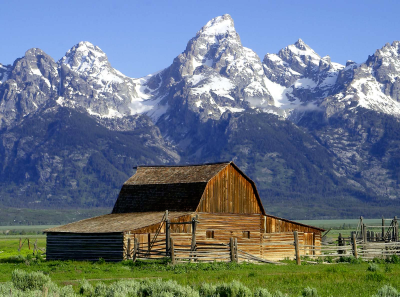
#> input picture barn_mountains.bmp, 400 x 297 px
$ python main.py
#> lines starting #> are read from the running program, lines starting #| are printed output that depends on the picture; long printed decimals are rounded
"""
Bruno Sequeira: 2020235721
Rui Santos: 2020225542
Tomás Dias: 2020215701

"""

import numpy as np
import matplotlib.pyplot as plt
import matplotlib.image as img
import matplotlib.colors as clr
import math
import scipy.fftpack as f
import cv2


fatorQ=100
nBlocos = 8

"peppers.bmp" "logo.bmp" "barn_mountains.bmp"
a_ver = "barn_mountains.bmp"

matrizQuantY = np.array([[16, 11, 10, 16, 24, 40, 51, 61],
                         [12, 12, 14, 19, 26, 58, 60, 55],
                         [14, 13, 16, 24, 40, 57, 69, 56],
                         [14, 17, 22, 29, 51, 87, 80, 62],
                         [18, 22, 37, 56, 68, 109, 103, 77],
                         [24, 35, 55, 64, 81, 104, 113, 92],
                         [49, 64, 78, 87, 103, 121, 120, 101],
                         [72, 92, 95, 98, 112, 100, 103, 99]])

matrizQuantCbCr = np.array([[17, 18, 24, 47, 99, 99, 99, 99],
                            [18, 21, 26, 66, 99, 99, 99, 99],
                            [24, 26, 56, 99, 99, 99, 99, 99],
                            [47, 66, 99, 99, 99, 99, 99, 99],
                            [99, 99, 99, 99, 99, 99, 99, 99],
                            [99, 99, 99, 99, 99, 99, 99, 99],
                            [99, 99, 99, 99, 99, 99, 99, 99],
                            [99, 99, 99, 99, 99, 99, 99, 99]])

matrix = np.array([[0.299, 0.587, 0.114], [-0.168736, -0.331264, 0.5], [0.5, -0.418688, -0.081312]])


def encoder(bmp):
    image = readImage(bmp)
    line = image.shape[0]
    col = image.shape[1]

    # colormap
    redCm = colorMap('red', [(0, 0, 0), (1, 0, 0)], 256)
    greenCm = colorMap('green', [(0, 0, 0), (0, 1, 0)], 256)
    blueCm = colorMap('blue', [(0, 0, 0), (0, 0, 1)], 256)

    # 3.4 e 3.5: separacao das componentes RGB e visualizacao com o seu colorMap
    r, g, b = rgbComp(image)
    show(r, "Canal R com colorMap vermelho", redCm)
    show(g, "Canal G com colorMap verde", greenCm)
    show(b, "Canal B com colorMap azul", blueCm)

    pimage = padding(image)

    r, g, b = rgbComp(pimage)

    Y, Cb, Cr = rgbToYCbCr(r, g, b)

    # mostraYCbCr(Y,Cb,Cr)

    grayCm = colorMap('gray', [(0, 0, 0), (1, 1, 1)], 256)

    show(Y, "canal y no colormap cinza", grayCm)
    show(Cb, "canal cb no colormap cinza", grayCm)
    show(Cr, "canal cr no colormap cinza", grayCm)

    Y_d, Cb_d, Cr_d = downsampling(Y, Cb, Cr, 4, 2, 2, grayCm)

    # Escolher 0,8,64 para aplicar a imagem inteira, blocos 8x8 e blocos 64x64 respetivamente
    Y_dct, Cb_dct, Cr_dct = dctblocos(Y_d, Cb_d, Cr_d, nBlocos, grayCm)

    Y_quant, Cb_quant, Cr_quant, matrizQuantY2, matrizQuantCbCr2 = quantizacao(Y_dct, Cb_dct, Cr_dct, nBlocos, grayCm, fatorQ,
                                                                               True)
    Y_dpcm,Cb_dpcm,Cr_dpcm = codificao_dpcm(Y_quant, Cb_quant, Cr_quant,nBlocos,0,grayCm,True)

    return image , Y,line, col, Y_dpcm, Cb_dpcm, Cr_dpcm, matrizQuantY2, matrizQuantCbCr2


def decoder(line, col, Y_dpcm, Cb_dpcm, Cr_dpcm, matrizQuantY2, matrizQuantCbCr2):
    grayCm = colorMap('gray', [(0, 0, 0), (1, 1, 1)], 256)

    Y_quant,Cb_quant,Cr_quant = codificao_dpcm(Y_dpcm, Cb_dpcm, Cr_dpcm,nBlocos,1,grayCm,True)

    Y_dct, Cb_dct, Cr_dt = inversoquantizacao(Y_quant, Cb_quant, Cr_quant, matrizQuantY2, matrizQuantCbCr2, nBlocos, grayCm,
                                              fatorQ, True)
    # Escolher 0,8,64 para aplicar a imagem inteira, blocos 8x8 e blocos 64x64 respetivamente
    Y_d, Cb_d, Cr_d = inversodctblocos(Y_dct, Cb_dct, Cr_dt, nBlocos, grayCm)

    y, cb, cr = upsampling(Y_d, Cb_d, Cr_d, 4, 2, 2, grayCm)

    r, g, b = YCbCrTorgb(y, cb, cr)

    # reconstroi imagem com padding
    pimage = rgbRecons(r, g, b)

    # tira o padding
    image = inversePadding(pimage, line, col)

    show(image, "imagem descomprimida")
    return image, y, cb, cr


# 3.1
def readImage(bmp):
    image = img.imread(bmp)
    return image


# 3.2
def colorMap(name, colours, value):
    cm = clr.LinearSegmentedColormap.from_list(name, colours, value)
    return cm


# 3.3
def show(image, title, colormap=None):
    plt.figure()
    plt.title(title)
    plt.imshow(image, colormap)
    plt.axis('off')
    plt.show()


# 3.4
def rgbComp(image):
    r = image[:, :, 0]
    g = image[:, :, 1]
    b = image[:, :, 2]
    return r, g, b


# 3.4
def rgbRecons(r, g, b):
    [nl, nc] = r.shape
    imgRec = np.zeros([nl, nc, 3], r.dtype)
    imgRec[:, :, 0] = r[:, :]
    imgRec[:, :, 1] = g[:, :]
    imgRec[:, :, 2] = b[:, :]
    return imgRec


# 4.1
def padding(image):
    [nLine, nColumns, x] = image.shape

    fillLines = 32 - nLine % 32
    fillColumns = 32 - nColumns % 32

    pimage = image
    if fillLines != 32:
        lastLine = pimage[nLine - 1, :][np.newaxis, :]
        repLine = np.repeat(lastLine, fillLines, axis=0)  # repete a ultima linha x vezes
        pimage = np.vstack((pimage, repLine))  # junta / concateneação
    if fillColumns != 32:
        lastColumn = pimage[:, nColumns - 1][:, np.newaxis]
        repColumn = np.repeat(lastColumn, fillColumns, axis=1)
        pimage = np.hstack((pimage, repColumn))
    return pimage


# 4.1
def inversePadding(pimage, nLines, nColumns):
    image = pimage[:nLines, :nColumns]
    return image


# 5.1
def rgbToYCbCr(r, g, b):
    # print("Pixel [0][0] antes: R:"+str(r[0][0])+" G:"+str(g[0][0])+" B:"+str(b[0][0]))
    Y = matrix[0][0] * r + matrix[0][1] * g + matrix[0][2] * b
    Cb = matrix[1][0] * r + matrix[1][1] * g + matrix[1][2] * b + 128
    Cr = matrix[2][0] * r + matrix[2][1] * g + matrix[2][2] * b + 128
    return Y, Cb, Cr


def mostraYCbCr(Y, Cb, Cr):
    ycbcr = np.zeros((Y.shape[0], Y.shape[1], 3), dtype=np.uint8)
    ycbcr[:, :, 0] = Y
    ycbcr[:, :, 1] = Cb
    ycbcr[:, :, 2] = Cr
    show(ycbcr, "Imagem em YCbCr")
    return ycbcr


# 5.1
def YCbCrTorgb(Y, Cb, Cr):
    matrixInv = np.linalg.inv(matrix)

    r = (matrixInv[0][0] * Y) + (matrixInv[0][1] * (Cb - 128)) + (matrixInv[0][2] * (Cr - 128))
    r[r > 255] = 255
    r[r < 0] = 0
    r = np.round(r).astype(np.uint8)

    g = (matrixInv[1][0] * Y) + (matrixInv[1][1] * (Cb - 128)) + (matrixInv[1][2] * (Cr - 128))
    g[g > 255] = 255
    g[g < 0] = 0
    g = np.round(g).astype(np.uint8)  # converte para int

    b = (matrixInv[2][0] * Y) + (matrixInv[2][1] * (Cb - 128)) + (matrixInv[2][2] * (Cr - 128))
    b[b > 255] = 255
    b[b < 0] = 0
    b = np.round(b).astype(np.uint8)

    # print("Pixel [0][0] depois: R:"+str(r[0][0])+" G:"+str(g[0][0])+" B:"+str(b[0][0]))

    return r, g, b


def downsampling(Y, Cr, Cb, fY, fCr, fCb, colormap):
    """
    Parameters:
    source: Input Image array (Single-channel, 8-bit or floating-point)
    dsize: Size of the output array
    dest: Output array (Similar to the dimensions and type of Input image array) [optional]
    fx: Scale factor along the horizontal axis  [optional]
    fy: Scale factor along the vertical axis  [optional]
    interpolation: One of the above interpolation methods  [optional]
    """
    Y_d = Y
    fy = 1
    if (fCb == 0):
        fy = fCr / fY
        fCb = fCr

    x1 = int(Cb.shape[1] * (fCb / fY))
    y2 = int(Cb.shape[0] * fy)
    dim1 = (x1, y2)

    x2 = int(Cr.shape[1] * (fCr / fY))
    y2 = int(Cr.shape[0] * fy)
    dim2 = (x2, y2)

    Cb_d = cv2.resize(Cb, dim1, fx=fCb / fY, fy=fy, interpolation=cv2.INTER_LINEAR)
    Cr_d = cv2.resize(Cr, dim2, fx=fCr / fY, fy=fy, interpolation=cv2.INTER_LINEAR)

    show(Y_d, "subamostragem Y", colormap)
    show(Cb_d, "subamostragem cb", colormap)
    show(Cr_d, "subamostragem cr", colormap)

    return Y_d, Cb_d, Cr_d


def upsampling(Y_d, Cr_d, Cb_d, fY, fCr, fCb, colormap):
    Y = Y_d
    fy = 1
    if (fCb == 0):
        fy = fY / fCr
        fCb = fCr

    x1 = int(Cb_d.shape[1] * (fY / fCb))
    y2 = int(Cb_d.shape[0] * (fy))
    dim1 = (x1, y2)

    x2 = int(Cr_d.shape[1] * (fY / fCr))
    y2 = int(Cr_d.shape[0] * (fy))
    dim2 = (x2, y2)

    Cb = cv2.resize(Cb_d, dim1, fx=fY / fCb, fy=fy, interpolation=cv2.INTER_LINEAR)
    Cr = cv2.resize(Cr_d, dim2, fx=fY / fCr, fy=fy, interpolation=cv2.INTER_LINEAR)

    #print(fy / fCb, fY / fCr, fy)
    #print(Cb.shape[0], Cb.shape[1], Cb_d.shape[0], Cb_d.shape[1])
    #print(Cr.shape[0], Cr.shape[1], Cr_d.shape[0], Cr_d.shape[1])

    show(Y, "reconstrucao Y", colormap)
    show(Cb, "reconstrucao cb", colormap)
    show(Cr, "reconstrucao cr", colormap)
    return Y, Cb, Cr


# 7.1

def dct(X):
    return f.dct(f.dct(X, norm="ortho").T, norm="ortho").T


def inversa_dct(X):
    return f.idct(f.idct(X, norm="ortho").T, norm="ortho").T


# funcao que percorre os canais e calcula a dct em bloco
def percorreDCTblocos(ch, blocos, dctORidct):
    ch_dct = np.zeros((ch.shape[0], ch.shape[1]))
    range1 = int(ch.shape[0] / blocos)
    range2 = int(ch.shape[1] / blocos)

    for i in range(range1):
        for j in range(range2):
            if (dctORidct == 1):
                ch_dct[i * blocos:i * blocos + blocos, j * blocos:j * blocos + blocos] = dct(
                    ch[i * blocos:i * blocos + blocos, j * blocos:j * blocos + blocos])
            else:
                ch_dct[i * blocos:i * blocos + blocos, j * blocos:j * blocos + blocos] = inversa_dct(
                    ch[i * blocos:i * blocos + blocos, j * blocos:j * blocos + blocos])

    return ch_dct


# 7.3
def dctblocos(Y_d, Cb_d, Cr_d, blocos, colormap):
    if (blocos == 0):
        Cb_dct = dct(Cb_d)
        Cr_dct = dct(Cr_d)
        Y_dct = dct(Y_d)
    else:
        Cb_dct = percorreDCTblocos(Cb_d, blocos, 1)
        Cr_dct = percorreDCTblocos(Cr_d, blocos, 1)
        Y_dct = percorreDCTblocos(Y_d, blocos, 1)

    # visualização as imagens usando uma transformação logarítmica
    logY = np.log(np.abs(Y_dct) + 0.0001)
    logCb = np.log(np.abs(Cb_dct) + 0.0001)
    logCr = np.log(np.abs(Cr_dct) + 0.0001)

    titulo = str(blocos) + "x" + str(blocos)
    show(logY, "Canal Y com DCT em blocos " + titulo, colormap)
    show(logCb, "Canal Cb com DCT em blocos " + titulo, colormap)
    show(logCr, "Canal Cr com DCT em blocos " + titulo, colormap)
    return Y_dct, Cb_dct, Cr_dct


def inversodctblocos(Y_dct, Cb_dct, Cr_dct, blocos, colormap):
    if (blocos == 0):
        Cb_d = inversa_dct(Cb_dct)
        Cr_d = inversa_dct(Cr_dct)
        Y_d = inversa_dct(Y_dct)
    else:
        Cb_d = percorreDCTblocos(Cb_dct, blocos, 0)
        Cr_d = percorreDCTblocos(Cr_dct, blocos, 0)
        Y_d = percorreDCTblocos(Y_dct, blocos, 0)

    # visualização as imagens usando uma transformação logarítmica
    logY = np.log(np.abs(Y_d) + 0.0001)
    logCb = np.log(np.abs(Cb_d) + 0.0001)
    logCr = np.log(np.abs(Cr_d) + 0.0001)

    titulo = str(blocos) + "x" + str(blocos)
    show(logY, "(inverso) Canal Y com DCT em blocos " + titulo, colormap)
    show(logCb, " (inverso) Canal Cb com DCT em blocos " + titulo, colormap)
    show(logCr, "(inverso)Canal Cr com DCT em blocos " + titulo, colormap)

    return Y_d, Cb_d, Cr_d


# 8.1  e 8.2
def percorreQuantblocos(ch, blocos, colormap, matriz, titulo, tipo, imprime):
    ch_Quant = np.zeros((ch.shape[0], ch.shape[1]))
    range1 = int(ch.shape[0] / blocos)
    range2 = int(ch.shape[1] / blocos)

    for i in range(range1):
        for j in range(range2):
            if tipo == 1:
                ch_Quant[i * blocos:i * blocos + blocos, j * blocos:j * blocos + blocos] = np.round(
                    (ch[i * blocos:i * blocos + blocos, j * blocos:j * blocos + blocos] / matriz)).astype(int)
            else:
                ch_Quant[i * blocos:i * blocos + blocos, j * blocos:j * blocos + blocos] = (ch[
                                                                                           i * blocos:i * blocos + blocos,
                                                                                           j * blocos:j * blocos + blocos] * matriz).astype(float)

    if (imprime):
        log = np.log(np.abs(ch_Quant) + 0.0001)
        show(log, titulo, colormap=colormap)
    return ch_Quant


def fatorQualidade(qf, matriz):
    if qf >= 50:
        sf = (100 - qf) / 50
    else:
        sf = 50 / qf

    if sf == 0:
        qs = np.ones((matriz.shape[0], matriz.shape[1]))
        qs = np.round(qs).astype(np.uint8)
        return qs
    else:
        qs = matriz * sf
        qs[qs > 255] = 255
        qs[qs < 1] = 1
        qs = np.round(qs).astype(np.uint8)
        return qs


def quantizacao(Y_dct, Cb_dct, Cr_dct, blocos, colormap, fator, imprime):
    matrizCbCr = fatorQualidade(fator, matrizQuantCbCr)
    matrizY = fatorQualidade(fator, matrizQuantY)

    titulo = "Canal Y Quantizacao " + str(blocos) + "x" + str(blocos) + "  - fator: " + str(fator)
    Y_quant = percorreQuantblocos(Y_dct, blocos, colormap, matrizY, titulo, 1, imprime)

    titulo = "Canal Cb Quantizacao " + str(blocos) + "x" + str(blocos) + "  - fator: " + str(fator)
    Cb_quant = percorreQuantblocos(Cb_dct, blocos, colormap, matrizCbCr, titulo, 1, imprime)

    titulo = "Canal Cr Quantizacao " + str(blocos) + "x" + str(blocos) + "  - fator: " + str(fator)
    Cr_quant = percorreQuantblocos(Cr_dct, blocos, colormap, matrizCbCr, titulo, 1, imprime)

    return Y_quant, Cb_quant, Cr_quant, matrizY, matrizCbCr


def inversoquantizacao(Y_quant, Cb_quant, Cr_quant, matrizY, matrizCbCr, blocos, colormap, fator, imprime):
    titulo = "Canal Y Quantizacao (INV) " + str(blocos) + "x" + str(blocos) + "  - fator: " + str(fator)
    Y_dct = percorreQuantblocos(Y_quant, blocos, colormap, matrizY, titulo, 2, imprime)

    titulo = "Canal Cb Quantizacao (INV)" + str(blocos) + "x" + str(blocos) + "  - fator: " + str(fator)
    Cb_dct = percorreQuantblocos(Cb_quant, blocos, colormap, matrizCbCr, titulo, 2, imprime)

    titulo = "Canal Cr Quantizacao (INV)" + str(blocos) + "x" + str(blocos) + "  - fator: " + str(fator)
    Cr_dct = percorreQuantblocos(Cr_quant, blocos, colormap, matrizCbCr, titulo, 2, imprime)

    return Y_dct, Cb_dct, Cr_dct


# 9
def encode_dpcmblocos(ch,blocos):
    ch_dpcm = np.copy(ch)
    for i in range(blocos):
        for j in range(blocos):
                if j!= 0:
                    ch_dpcm[i, j] = ch[i, j]-ch[i, j-1]
                else:
                    if i != 0:
                        ch_dpcm[i,j] = ch[i,j]-ch[i-1,-1]
    return ch_dpcm


def decode_dpcmblocos(ch_dpcm,blocos):
    ch = np.copy(ch_dpcm)
    for i in range(blocos):
        for j in range(blocos):
            if j != 0:
                ch[i, j] = ch_dpcm[i, j] + ch[i, j - 1]
            else:
                if i != 0:
                    ch[i, j] = ch_dpcm[i, j] + ch[i - 1, -1]
    return ch


def percorredpcmblocos(ch, blocos,codeOrdecode,titulo,colormap,imprime):
    ch_dpcm = np.zeros((ch.shape[0], ch.shape[1]))
    range1 = int(ch.shape[0] / blocos)
    range2 = int(ch.shape[1] / blocos)
    for i in range(range1):
        for j in range(range2):
            if codeOrdecode == 0:
                ch_dpcm[i * blocos:i * blocos + blocos, j * blocos:j * blocos + blocos] = encode_dpcmblocos(
                    ch[i * blocos:i * blocos + blocos, j * blocos:j * blocos + blocos], blocos)
            else:
                ch_dpcm[i * blocos:i * blocos + blocos, j * blocos:j * blocos + blocos] = decode_dpcmblocos(
                    ch[i * blocos:i * blocos + blocos, j * blocos:j * blocos + blocos], blocos)
    if (imprime):
        log = np.log(np.abs(ch_dpcm) + 0.0001)
        show(log, titulo, colormap=colormap)

    return ch_dpcm


def codificao_dpcm(Y_quant, Cb_quant, Cr_quant,blocos,codeOrdecode,colormap,imprime):
    if codeOrdecode == 0:
        titulo = "Canal Y codificacao dpcm " + str(blocos) + "x" + str(blocos)
        Y_dpcm = percorredpcmblocos(Y_quant, blocos, codeOrdecode,titulo,colormap,imprime)

        titulo = "Canal Cb codificacao dpcm " + str(blocos) + "x" + str(blocos)
        Cb_dpcm = percorredpcmblocos(Cb_quant, blocos, codeOrdecode,titulo,colormap,imprime)

        titulo = "Canal Cr codificacao dpcm" + str(blocos) + "x" + str(blocos)
        Cr_dpcm = percorredpcmblocos(Cr_quant, blocos, codeOrdecode,titulo,colormap,imprime)
    else:
        titulo = "Canal Y apos descodificacao dpcm " + str(blocos) + "x" + str(blocos)
        Y_dpcm = percorredpcmblocos(Y_quant, blocos, codeOrdecode, titulo, colormap, imprime)

        titulo = "Canal Cb apos descodificacao dpcm " + str(blocos) + "x" + str(blocos)
        Cb_dpcm = percorredpcmblocos(Cb_quant, blocos, codeOrdecode, titulo, colormap, imprime)

        titulo = "Canal Cr apos descodificacao dpcm" + str(blocos) + "x" + str(blocos)
        Cr_dpcm = percorredpcmblocos(Cr_quant, blocos, codeOrdecode, titulo, colormap, imprime)

    return Y_dpcm,Cb_dpcm, Cr_dpcm


#10
def calculaErro(imagem, imagemRec, yrec,yor ,line, col):

    erro = abs(yor - yrec)
    print("Valor máximo de erro " + str(np.max(erro)))
    print("Valor médio de erro " + str(np.mean(erro)))
    grayCm = colorMap('gray', [(0, 0, 0), (1, 1, 1)], 256)

    show(erro,"erro",grayCm)
    #print(type(imagem[0][0]), type(imagemRec[0][0]))
    mse = (np.sum((imagem - imagemRec)**2)) / (line*col)
    rmse = math.sqrt(mse)
    p = (np.sum((imagem)**2)) / (line*col)
    snr = 10 * math.log10(p/mse)
    psnr = 10 * math.log10((np.max(imagem)**2)/mse)


    print ("MSE:", mse)
    print ("RMSE:", rmse)
    print ("SNR:", snr)
    print ("PSNR:", psnr)


def main():
    image,Yor, line, col, Y_dpcm, Cb_dpcm, Cr_dpcm, matrizQuantY2, matrizQuantCbCr2 = encoder(a_ver)
#> in readImage, image is the input picture: shape (297, 400, 3); mean R, G, B 104.4, 117.4, 130.1
#> in rgbComp, `b = image[:, :, 2]`:
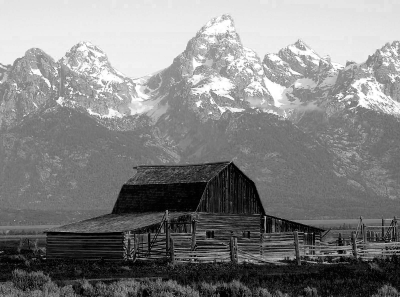
#> b: shape (297, 400); min 0, max 255, mean 130.1
#> in padding, `lastLine = pimage[nLine - 1, :][np.newaxis, :]`: lastLine = 400 rows, first 8: [145, 167, 98], [175, 194, 137], [162, 181, 128], [129, 147, 95], [127, 145, 91], [162, 180, 127], [174, 191, 140], [154, 173, 122]
#> in padding, `pimage = np.vstack((pimage, repLine))`:
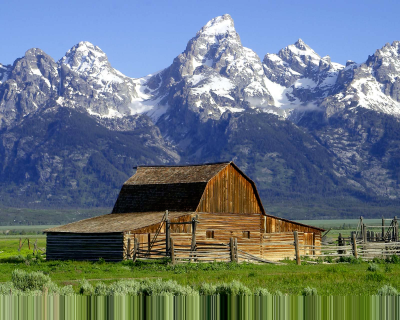
#> pimage: shape (320, 400, 3); mean R, G, B 104.5, 117.9, 125.3
#> in padding, `lastColumn = pimage[:, nColumns - 1][:, np.newaxis]`: lastColumn = 320 rows, first 8: [110, 150, 225], [110, 150, 225], [113, 152, 227], [113, 152, 227], [113, 153, 223], [113, 153, 223], [113, 153, 223], [113, 153, 223]
#> call 3 of percorreDCTblocos, with blocos = 8, dctORidct = 1
#> after the loop in percorreDCTblocos (call 3), `for i in range(range1):`:
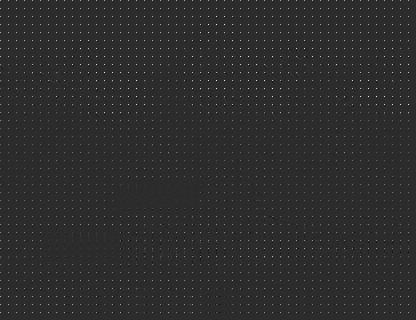
#> ch_dct: shape (320, 416) float64; min -426.4, max 2036.6, mean 14.3; drawn with min black and max white
#> in percorredpcmblocos, `range1 = int(ch.shape[0] / blocos)`: range1 = 40
#> in percorredpcmblocos, `range2 = int(ch.shape[1] / blocos)`: range2 = 52
#> in percorredpcmblocos, `log = np.log(np.abs(ch_dpcm) + 0.0001)`:
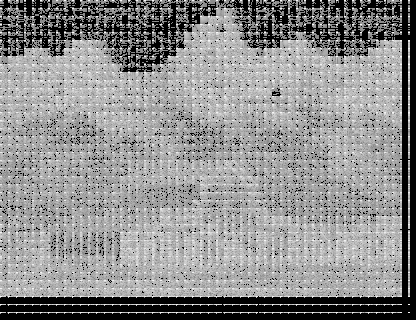
#> log: shape (320, 416) float64; min -9.21, max 7.62, mean 0.149; drawn with min black and max white
#> call 2 of percorredpcmblocos, with blocos = 8, codeOrdecode = 0, titulo = 'Canal Cb codificacao dpcm 8x8', imprime = True
#> in percorredpcmblocos (call 2), `range2 = int(ch.shape[1] / blocos)`: range2 = 26
#> after the loop in percorredpcmblocos (call 2), `for i in range(range1):`:
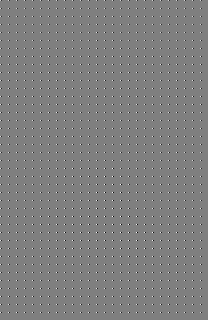
#> ch_dpcm: shape (320, 208) float64; min -1270, max 1265, mean 0; drawn with min black and max white
#> call 3 of percorredpcmblocos, with blocos = 8, codeOrdecode = 0, titulo = 'Canal Cr codificacao dpcm8x8', imprime = True
#> in percorredpcmblocos (call 3), `log = np.log(np.abs(ch_dpcm) + 0.0001)`:
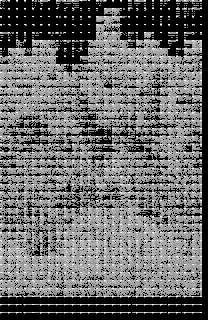
#> log: shape (320, 208) float64; min -9.21, max 7.23, mean -2.4; drawn with min black and max white
#> line = 297; col = 400

    imagemRec, y_rec, cb, cr = decoder(line, col, Y_dpcm, Cb_dpcm, Cr_dpcm, matrizQuantY2, matrizQuantCbCr2)
#> in inversodctblocos, `logCr = np.log(np.abs(Cr_d) + 0.0001)`:
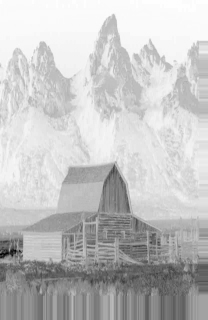
#> logCr: shape (320, 208) float64; min 3.98, max 5.15, mean 4.88; drawn with min black and max white
#> in upsampling, `x1 = int(Cb_d.shape[1] * (fY / fCb))`: x1 = 416
#> in upsampling, `y2 = int(Cb_d.shape[0] * (fy))`: y2 = 320
#> in upsampling, `dim1 = (x1, y2)`: dim1 = (416, 320)
#> in upsampling, `x2 = int(Cr_d.shape[1] * (fY / fCr))`: x2 = 416
#> in upsampling, `dim2 = (x2, y2)`: dim2 = (416, 320)
#> in YCbCrTorgb, `r[r > 255] = 255`: r: shape (320, 416) float64; min -4.32, max 255, mean 104.4
#> in YCbCrTorgb, `r[r < 0] = 0`: r: shape (320, 416) float64; min 0, max 255, mean 104.4
#> in YCbCrTorgb, `g[g > 255] = 255`: g: shape (320, 416) float64; min -3.58, max 255, mean 118
#> in YCbCrTorgb, `g[g < 0] = 0`: g: shape (320, 416) float64; min 0, max 255, mean 118

    image_f= image.astype(np.float64)

    calculaErro(image_f,imagemRec, y_rec, Yor, line, col)
#| Valor máximo de erro 1.250
#| Valor médio de erro 0.2109
#> in calculaErro, `mse = (np.sum((imagem - imagemRec)**2)) / (line*col)`: mse = 11.26
#> in calculaErro, `rmse = math.sqrt(mse)`: rmse = 3.36
#> in calculaErro, `p = (np.sum((imagem)**2)) / (line*col)`: p = 52315.2
#> in calculaErro, `snr = 10 * math.log10(p/mse)`: snr = 36.67
#> in calculaErro, `psnr = 10 * math.log10((np.max(imagem)**2)/mse)`: psnr = 37.62
#| MSE: 11.258
#| RMSE: 3.355
#| SNR: 36.672
#| PSNR: 37.616


if __name__ == "__main__":
    main()

$ run again, with peppers.bmp copied over barn_mountains.bmp
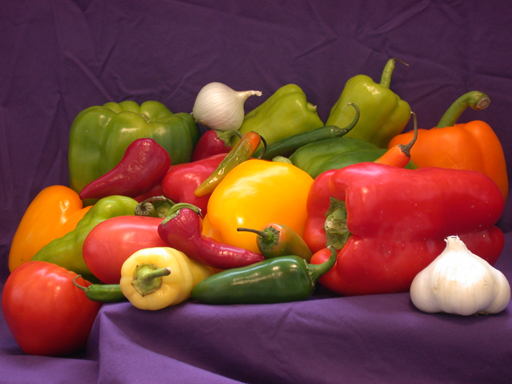
#> input picture peppers.bmp, 512 x 384 px
#> in readImage, image is the input picture: shape (384, 512, 3); mean R, G, B 120.8, 66.4, 57.6
#> in percorredpcmblocos, `range1 = int(ch.shape[0] / blocos)`: range1 = 48
#> in percorredpcmblocos, `range2 = int(ch.shape[1] / blocos)`: range2 = 64
#> in main, `image,Yor, line, col, Y_dpcm, Cb_dpcm, Cr_dpcm, matrizQuantY2, matrizQ..`: line = 384; col = 512
#> in inversodctblocos, `logCr = np.log(np.abs(Cr_d) + 0.0001)`:
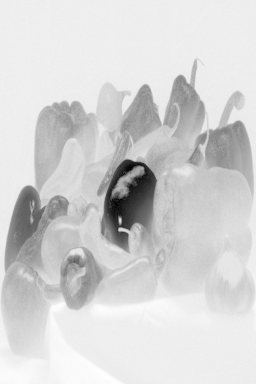
#> logCr: shape (384, 256) float64; min 2.77, max 5.08, mean 4.69; drawn with min black and max white
#> in upsampling, `y2 = int(Cb_d.shape[0] * (fy))`: y2 = 384
#> in upsampling, `dim1 = (x1, y2)`: dim1 = (512, 384)
#> in upsampling, `x2 = int(Cr_d.shape[1] * (fY / fCr))`: x2 = 512
#> in upsampling, `dim2 = (x2, y2)`: dim2 = (512, 384)
#> in rgbRecons, `imgRec[:, :, 1] = g[:, :]`:
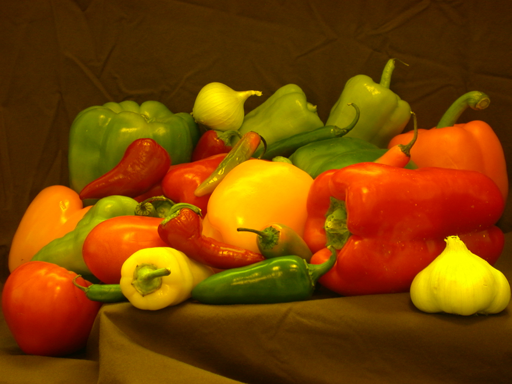
#> imgRec: shape (384, 512, 3); mean of channels 0, 1, 2 120.8, 66.4, 0; drawn as R, G, B
#| Valor máximo de erro 1.442
#| Valor médio de erro 0.2304
#> mse = 7.71
#> rmse = 2.78
#> p = 31088.2
#> snr = 36.05
#> psnr = 39.26
#| MSE: 7.711
#| RMSE: 2.777
#| SNR: 36.055
#| PSNR: 39.260
